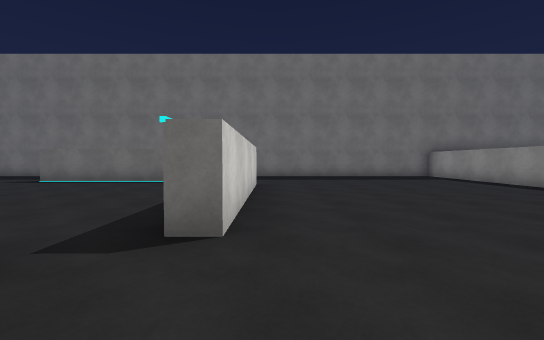
View 1 (above)

16 first-person views from a walk through a 3-D level made in the Unity game engine. The camera is 1.3 m above the floor, tilts 2° down and sees 90° across. The floor is counted in squares, 2 m on a side. Each view is taken from the middle of a square. On the plan, view 1 faces up. The plan holds only what a view shows up to about 9 squares ahead; the rest is blank. The player character is not drawn. Surface patterns are stand-ins for the level's own textures.

View 2
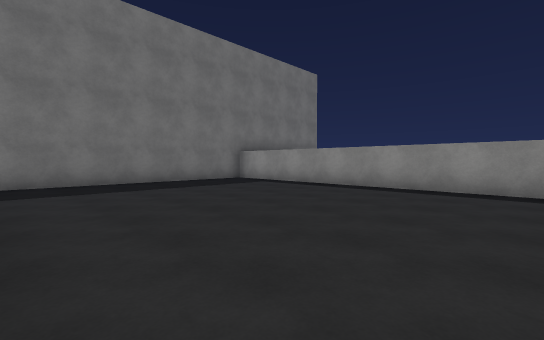

View 3
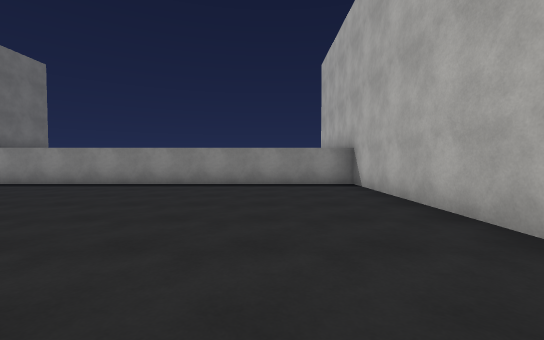

View 4
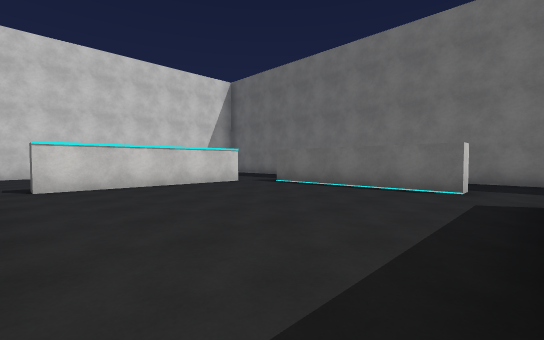

View 5
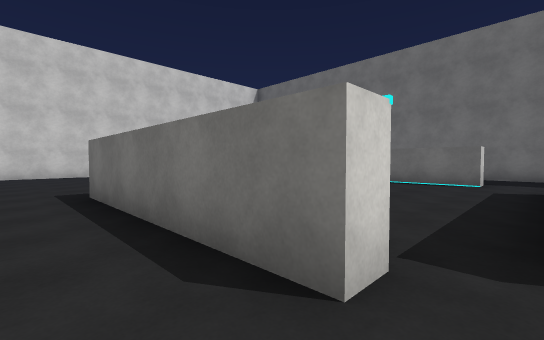

View 6
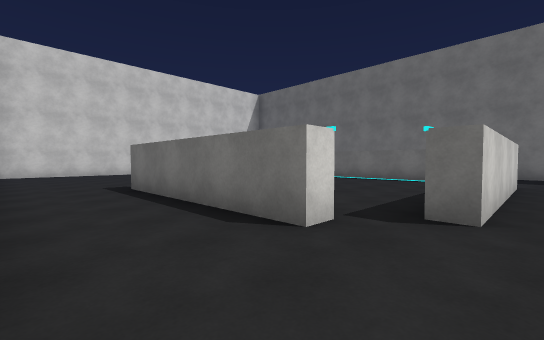

View 7
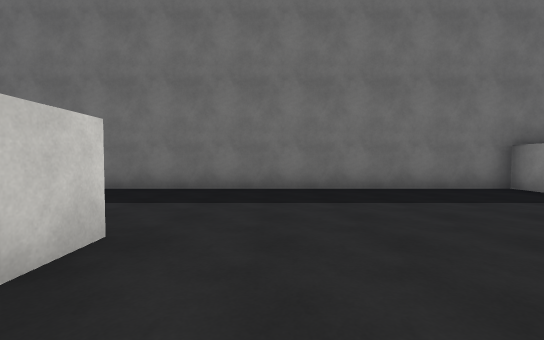

View 8
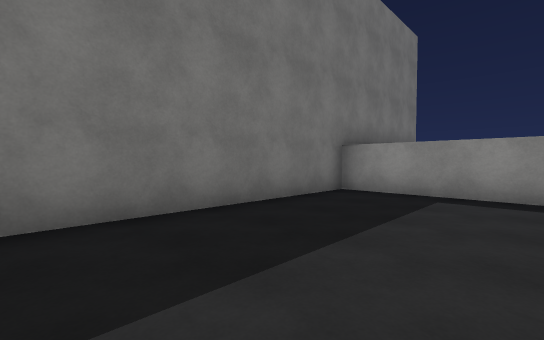

View 9
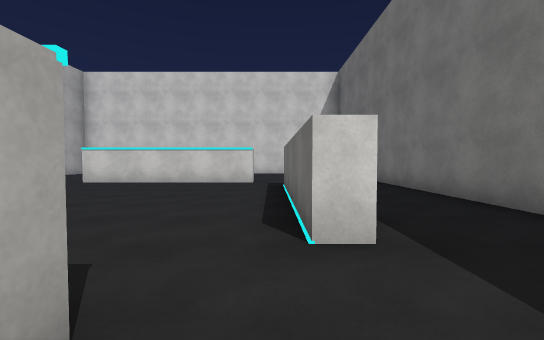

View 10
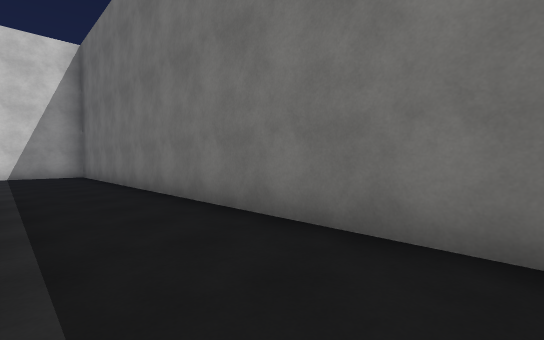

View 11
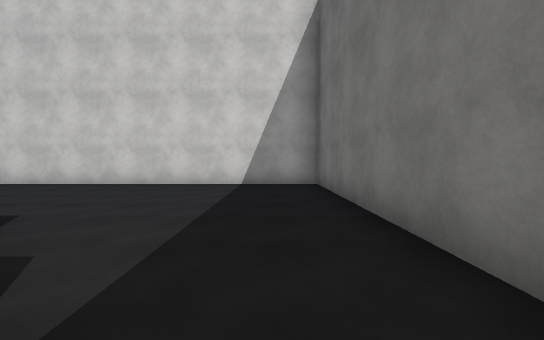

View 12
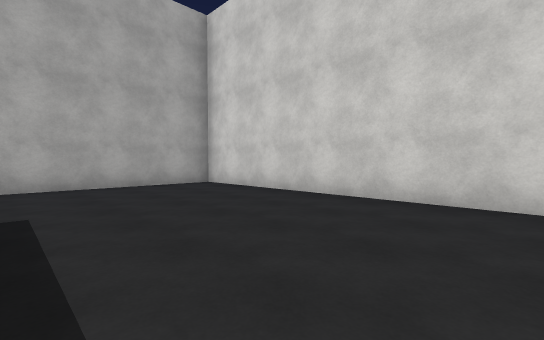

View 13
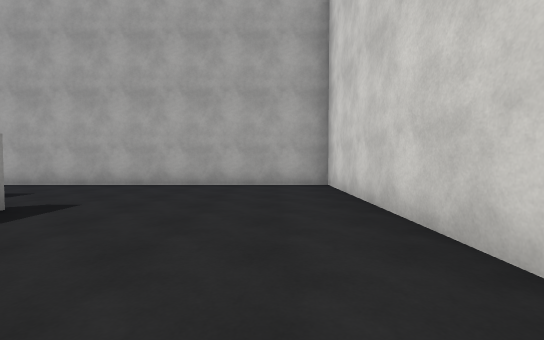

View 14
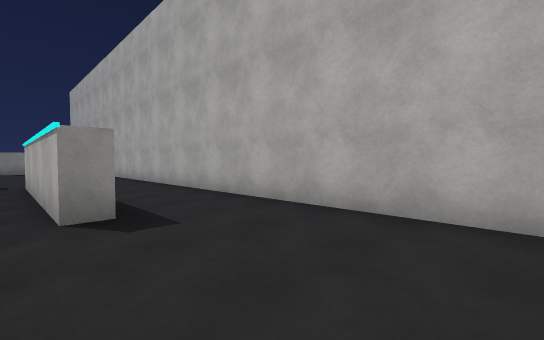

View 15
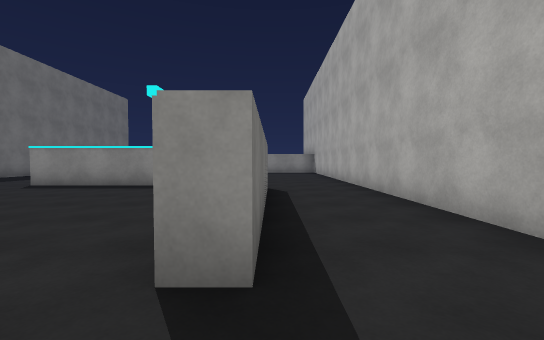

View 16
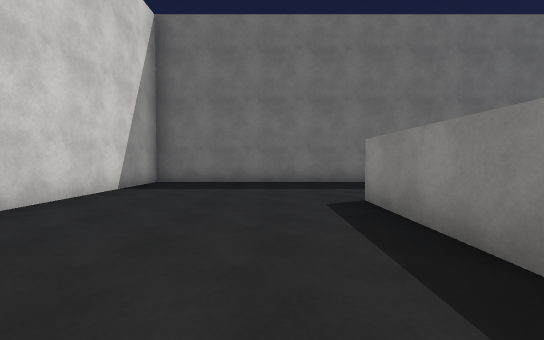

### Floor plan
Points are (right, up) in squares from view 1. A wall is a line through its corners. A room is listed if a view was taken in it or the views show most of it. See-through windows are left out.
Room 1 (views 1, 2, 3, 4, 5, 6, 7, 8, 9, 10)
walls: (-0.4, 7.4) (-0.4, 2.3) (-1, 2.3); (-1.6, 1.6) (-1.6, 1.1); (-2.1, 8.9) (-2.1, 8.3); (-0.5, -1.3) (6.5, -1.3) (6.5, 11.3) (-1.5, 11.3)
ways out: opening at (-2.5, 10.5) to room 2; opening at (-1.5, -0.5) to room 2; opening at (-2, 2) to room 3; opening at (-2, 7) to room 3
Room 2 (views 11, 12, 13, 14, 15, 16)
walls: (-8.5, 4.5) (-8.5, 7.5); (-8, 2.3) (-8.5, 2.3); (-1.6, 1.1) (-6.6, 1.1) (-6.6, 1.6) (-5.6, 1.6); (-1.5, 11.3) (-13.5, 11.3) (-13.5, -1.3) (-0.5, -1.3)
ways out: opening at (-2.5, 10.5) to room 1; opening at (-1.5, -0.5) to room 1; opening at (-6.5, 2) to room 3
Room 3 (no view inside)
walls: (-0.9, 4) (-0.9, 7.4); (-5.6, 1.6) (-1.6, 1.6); (-2.1, 8.3) (-7.1, 8.3); (-8, 7.5) (-8, 2.3)
ways out: opening at (-2, 2) to room 1; opening at (-2, 7) to room 1; opening at (-6.5, 2) to room 2

Positions as (right, up) in squares from view 1, and headings:
1: (0, 0), facing up
2: (0, 3), facing up-right
3: (-1, 1), facing right
4: (-1, 2), facing up-left
5: (-1, 0), facing up-left
6: (0, -1), facing up-left
7: (1, 5), facing up
8: (1, 8), facing up-right
9: (0, 8), facing left
10: (-1, 9), facing up-left
11: (-6, 10), facing left
12: (-9, 6), facing down-left
13: (-12, 6), facing down
14: (-10, 2), facing down-right
15: (-8, 1), facing right
16: (-10, 3), facing up
